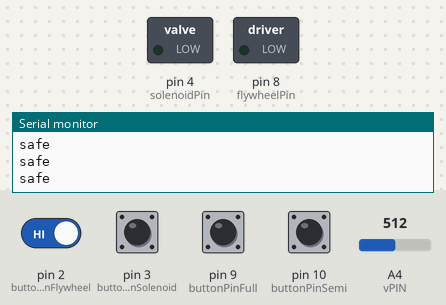
This sketch was run on a simulated Arduino Uno, built with avr-gcc and run on an emulated ATmega328P. Parts: switched loads named in the sketch (green lamp = pin HIGH), the last lines printed to the serial monitor. Dashed ring = blinking. The test bench sets the inputs (shaded band); at power-on: pin 2 (buttonPinFlywheel), pin 3 (buttonPinSolenoid), pin 9 (buttonPinFull), pin 10 (buttonPinSemi) HIGH, A4 (vPIN) = 512.

Above: at 1.2 s.
1.3 s: pin 10 (buttonPinSemi) pulled LOW for 1 s
At 1.51 s:
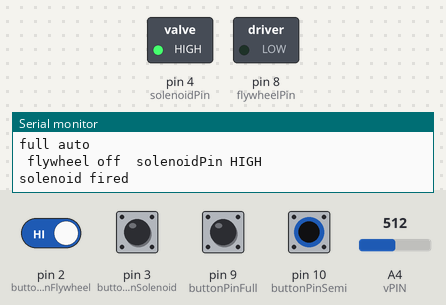
4.3 s: pin 3 (buttonPinSolenoid) pulled LOW for 0.15 s
5.9 s: pin 9 (buttonPinFull) pulled LOW for 0.15 s
At 5.95 s:
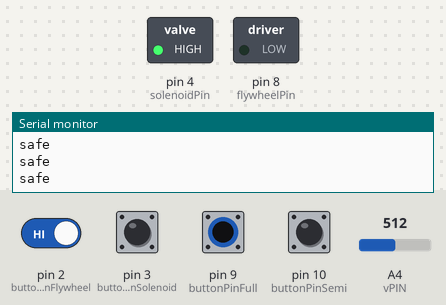
7.5 s: pin 3 (buttonPinSolenoid) pulled LOW for 0.15 s
10.6 s: pin 10 (buttonPinSemi) pulled LOW for 0.15 s
At 11.2 s:
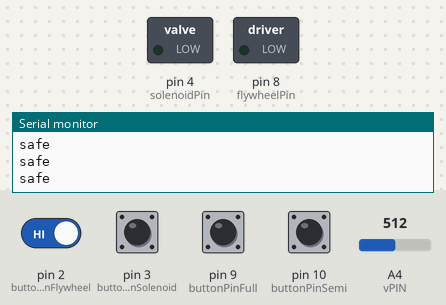
13.7 s: pin 2 (buttonPinFlywheel) driven LOW and pin 9 (buttonPinFull) driven LOW
At 14.6 s:
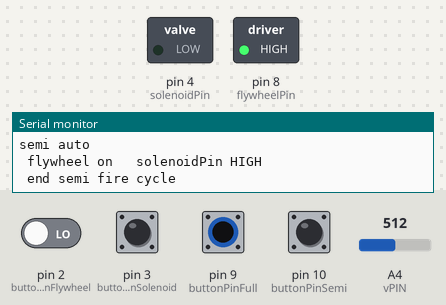
Timing chart, 0 to 16.3 s (numbered marks = the images above; inputs shaded):
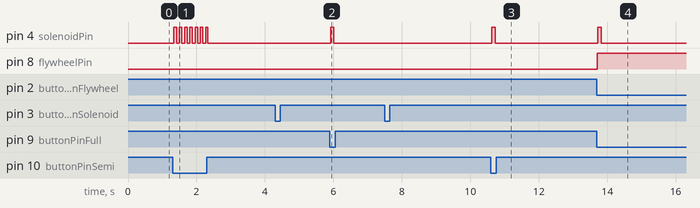

Measured:
- after the input at 1.3 s, pin 4 (solenoidPin): alternates HIGH for 0.07 s and LOW for 0.08 s, 14 changes in all, then stays LOW, starting at once
- after the input at 5.9 s, pin 4 (solenoidPin): LOW → HIGH at once, → LOW 0.09 s later
- after the input at 10.6 s, pin 4 (solenoidPin): LOW → HIGH at once, → LOW 0.09 s later
- after the input at 13.7 s, pin 4 (solenoidPin): LOW → HIGH at once, → LOW 0.09 s later; pin 8 (flywheelPin): LOW → HIGH at once

The sketch:

TARO_Fire_Control.ino
```cpp
#include <Arduino.h>
#include <Ewma.h>

//Fire Control
const int buttonPinFlywheel = 2;  // Flywheel Rev microswitch pin number
const int buttonPinSolenoid = 3;  // Solenoid microswitch pin number
const int solenoidPin = 4;        // Solenoid MOSFET Gate pin number
const int flywheelPin = 8;        // Flywheel MOSFET Gate pin number
const int buttonPinFull = 9;      // Full auto switch pin number
const int buttonPinSemi = 10;     // Semi auto switch pin number

int buttonStateFull = 0;          // Variable for reading the Full auto switch status
int buttonStateSemi = 0;          // Variable for reading the Semi auto switch status
int buttonStateFlywheel = 0;      // Variable for reading the Flywheel Rev microswitch status
int buttonStateSolenoid = 0;      // Variable for reading the Solenoid microswitch status

int closeDelay = 70;              // Solenoid time delay for closing slide in milliseconds
int openDelay = 80;               // Solenoid time delay for opening slide in milliseconds

//Voltage Monitor
const int vPIN = A4;              // Battery Voltage Analog Pin number
float vOUT = 0.0;
float vIN = 0.0;
float R1 = 10000.0;               // Resistor 1 value in ohms (10000 ohms = 10Kohms)
float R2 = 1000.0;                // Resistor 2 value in ohms (1000 ohms  =  1Kohms)
int value = 0;
float battCutOffVoltage = 10.4;    // Set battery cutoff voltage

bool battCutOff = false;          // Battery cutoff boolean state

Ewma adcFilter1(0.1);   // Less smoothing - faster to detect changes, but more prone to noise
Ewma adcFilter2(0.01);  // More smoothing - less prone to noise, but slower to detect changes


void setup() {
  Serial.begin(9600);
  pinMode(buttonPinFull, INPUT_PULLUP);       // Initialize the Full Auto switch pin as an input
  pinMode(buttonPinSemi, INPUT_PULLUP);       // Initialize the Semi Auto switch pin as an input
  pinMode(buttonPinFlywheel, INPUT_PULLUP);   // Initialize the Flywheel microswitch pin as an input
  pinMode(buttonPinSolenoid, INPUT_PULLUP);   // Initialize the Solenoid microswitch pin as an input
  pinMode(solenoidPin, OUTPUT);               // Sets Solenoid MOSFET Gate pin as an output
  pinMode(flywheelPin, OUTPUT);               // Sets Solenoid MOSFET Gate pin as an output
  pinMode(vPIN, INPUT);                       // Battery voltage monitor pin

}

void loop() {

  //Fire Control Pin Reading
  buttonStateFlywheel = digitalRead(buttonPinFlywheel);    // Read state of Flywheel microswitch value
  buttonStateFull = digitalRead(buttonPinFull);            // Read state of Flywheel microswitch value
  buttonStateSemi = digitalRead(buttonPinSemi);            // Read state of Flywheel microswitch value
  buttonStateSolenoid = digitalRead(buttonPinSolenoid);    // Read state of Solenoid microswitch value

  //Voltage Monitor
  if ((buttonStateFlywheel == HIGH) && (buttonStateSolenoid == LOW)) { //only reads voltage when Blaster is at rest to eliminate influence of voltage drop from motors + solenoid
    value = analogRead(vPIN);
    vOUT = (value * 5.0) / 1024.0;
    vIN = vOUT / ( R2 / (R1 + R2) );

    float filtered1 = adcFilter1.filter(vIN);
    float filtered2 = adcFilter2.filter(vIN);
    Serial.print("raw voltage: ");
    Serial.print(vIN);
    Serial.print(" filter 1 voltage: ");
    Serial.print(filtered1);
    Serial.print(" filter 2 voltage: ");
    Serial.println(filtered2);

    if ((filtered1 < battCutOffVoltage) && (filtered2 < battCutOffVoltage) && (vIN < battCutOffVoltage) && (buttonStateFlywheel == HIGH) && (buttonStateSolenoid == LOW)) {
      battCutOff = true;
      Serial.print("battery cutoff");

    }    else {
      battCutOff = false;
    }
  }

  // Battery Protection Notification Protocol - flywheel motors will pulse momentarily to show battery at critical levels. Restart required.

  while (battCutOff == true) {
    digitalWrite(flywheelPin, LOW);
    digitalWrite(solenoidPin, LOW);
    delay(2000);
    digitalWrite(flywheelPin, HIGH);
    delay(5);
    digitalWrite(flywheelPin, LOW);
    delay(1000);
    digitalWrite(flywheelPin, HIGH);
    delay(5);
    digitalWrite(flywheelPin, LOW);
    delay(1000);
  }


  // FULL AUTO Fire Sequence
  if ((buttonStateFull == HIGH) && (buttonStateSemi == LOW) && (battCutOff == false))  { // Check selector switch state
    Serial.println ("full auto");

    if (buttonStateFlywheel == LOW) {                 // Check if trigger lifted off of flywheel microswitch
      digitalWrite(flywheelPin, HIGH);                // Turns flywheel on
      delay(2);                                       // debounce delay
      Serial.print (" flywheel on ");
    } else {
      digitalWrite(flywheelPin, LOW);                 // Flywheels off
      delay(2);                                       // debounce delay
      Serial.print (" flywheel off ");
    }

    if ( buttonStateSolenoid == HIGH) {
      digitalWrite(solenoidPin, HIGH);                // Switch Solenoid ON
      Serial.println(" solenoidPin HIGH");
      delay(closeDelay);                              // ON duration - adjust accordingly to achieve full solenoid stroke.
      digitalWrite(solenoidPin, LOW);                 // Switch Solenoid OFF
      delay(openDelay);                               // OFF duration - adjust accordingly to achieve full solenoid stroke
      Serial.println("solenoid fired");
    } else {
      digitalWrite(solenoidPin, LOW);                 // Switch Solenoid OFF
      delay(2);                                       // debounce delay
      Serial.println("solenoid off");
    }
  }

  // SEMI AUTO Fire Sequence
  if ((buttonStateFull == LOW) && (buttonStateSemi == HIGH) && (battCutOff == false)) {  // Check selector switch state
    Serial.println ("semi auto");
    if (buttonStateFlywheel == LOW) {                 // Check if trigger lifted off of flywheel microswitch
      digitalWrite(flywheelPin, HIGH);
      delay(2);                                       // debounce delay
      Serial.print (" flywheel on  ");
    } else {
      digitalWrite(flywheelPin, LOW);                 // Flywheels off
      delay(2);                                       // debounce delay
      Serial.print (" flywheel off ");
    }

    if ( buttonStateSolenoid == HIGH) {
      digitalWrite(solenoidPin, HIGH);                // Switch Solenoid ON
      Serial.println(" solenoidPin HIGH");
      delay(closeDelay);                              // ON duration
      digitalWrite(solenoidPin, LOW);                 // Switch Solenoid OFF

      Serial.println(" end semi fire cycle");
      while (digitalRead(buttonPinSolenoid) == HIGH); // Semi-auto while loop
      digitalWrite(solenoidPin, LOW);                 // Switch Solenoid OFF
      delay(openDelay);
    }
  }

  // SAFE Fire Sequence
  if ((buttonStateFull == HIGH) && (buttonStateSemi == HIGH) && (battCutOff == false)) {  // check selector switch state
    Serial.println("safe");
    digitalWrite(flywheelPin, LOW);                   // Flywheels deactivated
    digitalWrite(solenoidPin, LOW);                   // Solenoid deactivated
  }
}
```
